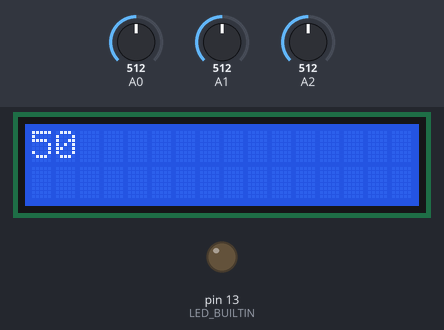
This sketch was run on a simulated Arduino Uno, built with avr-gcc and run on an emulated ATmega328P. Shown: 16×2 character LCD, output pins drawn as LEDs (lit = HIGH). Inputs (shaded band) come from the test bench; at power-on: A1 = 512, A0 = 512, A2 = 512. What the sketch prints to the serial monitor is not drawn.

Above: at 1.2 s.
1.3 s: A1 set to 716
At 2.5 s:
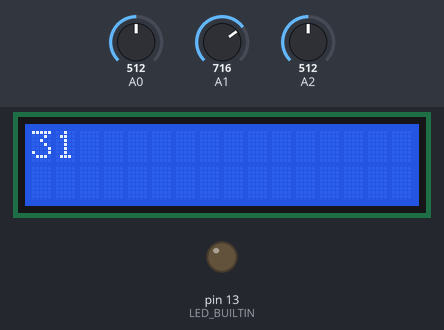
3.1 s: A1 set to 900
At 4.2 s:
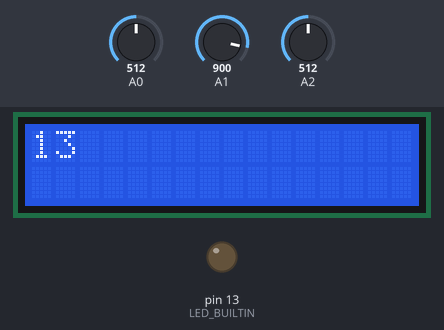
4.7 s: A1 set to 1023
At 5.9 s:
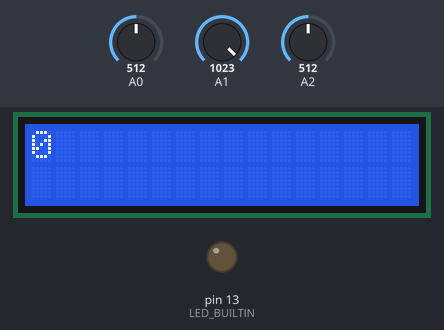
Timing chart, 0 to 7.7 s (numbered marks = the images above; inputs shaded):
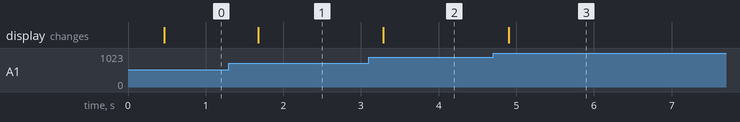

Measured:
- after the input at 1.3 s, the display: changes after 0.38 s (image 1)
- after the input at 3.1 s, the display: changes after 0.19 s (image 2)
- after the input at 4.7 s, the display: changes after 0.20 s (image 3)

The sketch:

ArduinoCode.ino
```cpp
#include <LiquidCrystal.h>

int pin0 = 0;
int pin0digital = 0;
int pin1 = 0;
int pin1digital = 0;

LiquidCrystal lcd_2(7, 6, 5, 4, 3, 2);

void setup(){
  lcd_2.begin(16, 2);
  pinMode(LED_BUILTIN, OUTPUT);
  pinMode(A0, INPUT);
  pinMode(A1, INPUT);
  pinMode(A2, INPUT);

  Serial.begin(9600);
}

void loop(){

  //digitalWrite(LED_BUILTIN, HIGH);
  delay(400);
  //digitalWrite(LED_BUILTIN, LOW);
  //delay(500);

  pin0 = analogRead(A0);
  pin0digital = map(pin0, 0, 1023, 100, 0);

  pin1 = analogRead(A1);
  pin1digital = map(pin1, 0, 1023, 100, 0);

  lcd_2.clear();

  if (analogRead(A2) < 512) {
    lcd_2.print(pin0digital);
  } else {
    lcd_2.print(pin1digital);
  }

  Serial.print(pin0digital);
  Serial.print(',');
  Serial.print(pin1digital);
  Serial.println();
}
```
